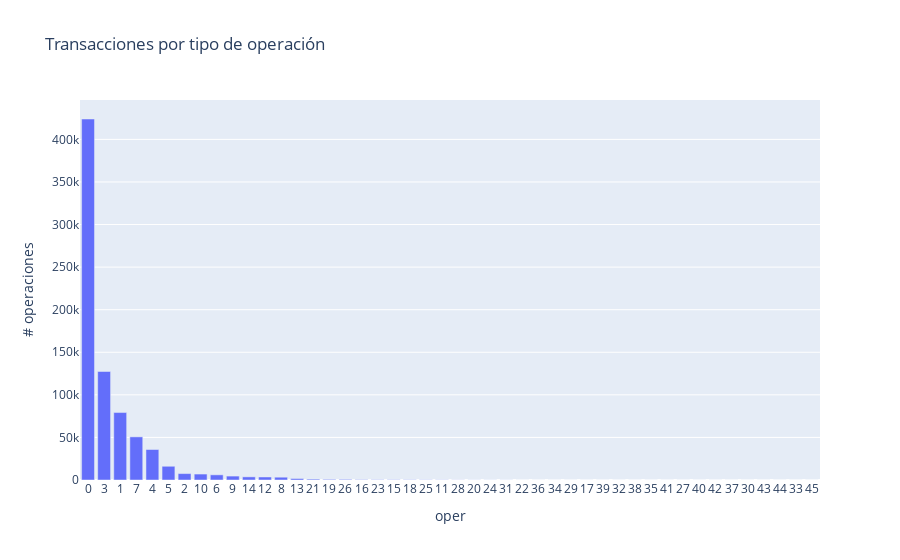

The notebook cell this image was saved under:
### Code cell
fig=px.bar(ops_table, x=ops_table.index, y='# operaciones', title="Transacciones por tipo de operación")
fig.show()

### Figure 1 — Plotly figure (JSON) as saved in the notebook; plotly's stock layout.template omitted (floating-point values rounded to 4 significant figures)
{"data": [{"alignmentgroup": "True", "hovertemplate": "oper=%{x}<br># operaciones=%{y}<extra></extra>", "legendgroup": "", "marker": {"color": "#636efa", "pattern": {"shape": ""}}, "name": "", "offsetgroup": "", "orientation": "v", "showlegend": false, "textposition": "auto", "type": "bar", "x": ["0", "3", "1", "7", "4", "5", "2", "10", "6", "9", "14", "12", "8", "13", "21", "19", "26", "16", "23", "15", "18", "25", "11", "28", "20", "24", "31", "22", "36", "34", "29", "17", "39", "32", "38", "35", "41", "27", "40", "42", "37", "30", "43", "44", "33", "45"], "xaxis": "x", "y": [423929, 127399, 79195, 50662, 35817, 16124, 7526, 6988, 6066, 4600, 3674, 3535, 3292, 1710, 1016, 733, 729, 391, 341, 333, 300, 242, 210, 129, 103, 88, 77, 29, 28, 28, 23, 23, 18, 18, 17, 16, 16, 12, 6, 6, 5, 4, 3, 3, 1, 1], "yaxis": "y"}], "layout": {"barmode": "relative", "legend": {"tracegroupgap": 0}, "title": {"text": "Transacciones por tipo de operación"}, "xaxis": {"anchor": "y", "domain": [0, 1], "title": {"text": "oper"}}, "yaxis": {"anchor": "x", "domain": [0, 1], "title": {"text": "# operaciones"}}}}
